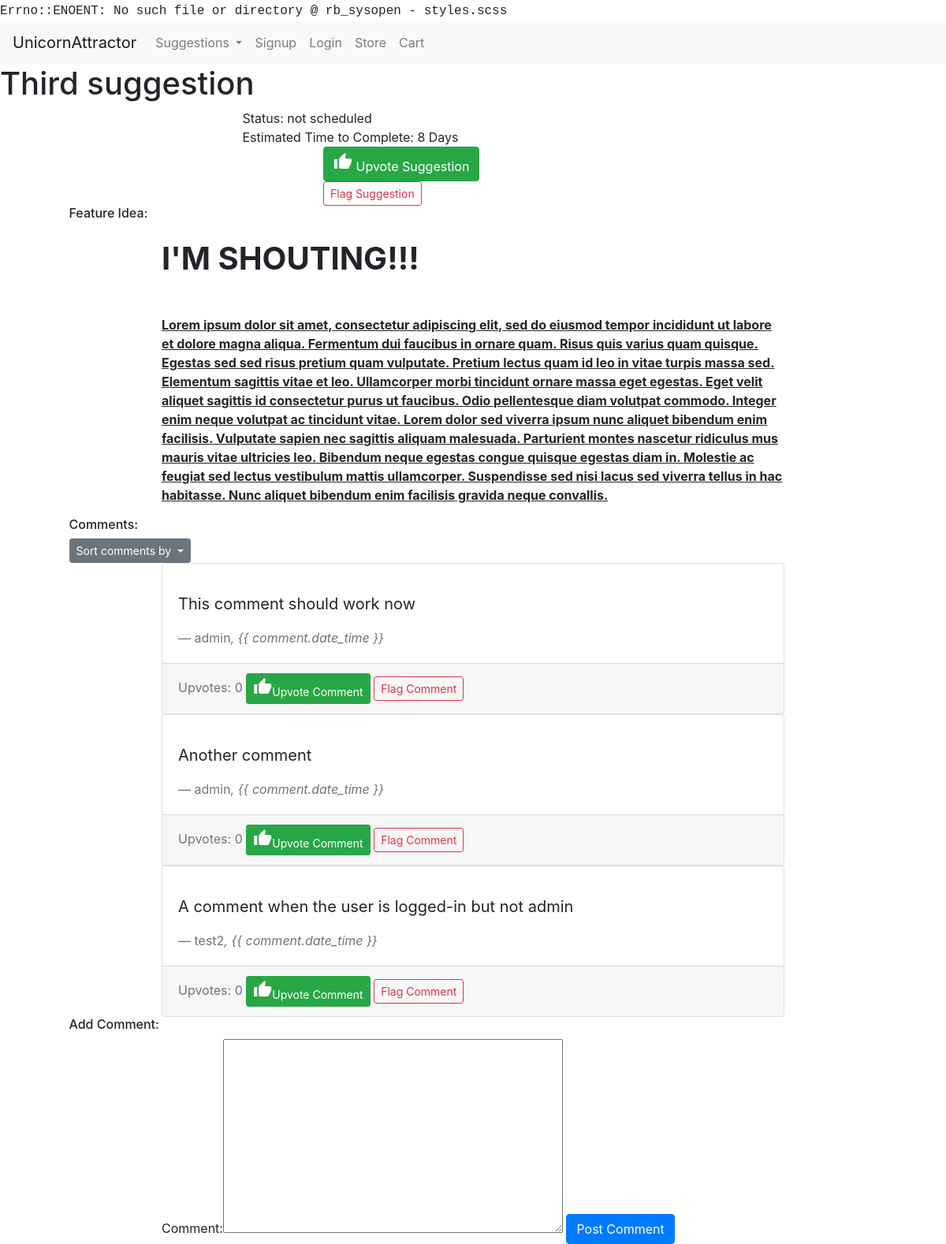
The page /suggestions/view/106 on the database its author committed.
### usersuggestions/models.py (models this page shows, shortened)
class Suggestion(models.Model):
    suggestion_choices = ((True, 'Feature'), (False, 'Bug Fix'))
    is_feature = models.BooleanField(blank=False, default=False, choices=suggestion_choices)
    user = models.ForeignKey(User, null=False, on_delete=models.PROTECT)
    title = models.CharField(max_length=200, blank=False)
    details = RichTextUploadingField()
    date_time = models.DateTimeField(auto_now_add=True)
    delay_submission = models.BooleanField(null=False, blank=True, default=False)

class SuggestionAdminPage(models.Model):
    status_choices = ((0, "not scheduled"), (1, "scheduled"), (2, "in progress"), (3, "completed"))
    priority_choices = ((0, "low"), (1, 'normal'), (2, 'high'))
    suggestion = models.ForeignKey(Suggestion, null=False, on_delete=models.CASCADE)
    status = models.PositiveSmallIntegerField(choices=status_choices, default=0)
    developer_assigned = models.ForeignKey(User, null=True, blank=True, on_delete=models.PROTECT)
    priority = models.PositiveSmallIntegerField(choices=priority_choices, null=True, blank=True, default=1)
    date_started = models.DateField(null=True, blank=True)
    estimated_days_to_complete = models.PositiveSmallIntegerField(null=True, blank=True)
    expected_completion_date = models.DateField(null=True, blank=True)
    date_completed = models.DateField(null=True, blank=True)
    in_current_voting_cycle = models.BooleanField(blank=False, default=True)
    github_branch = models.CharField(null=True, blank=True, max_length=50)
    was_successful = models.NullBooleanField(blank=True, null=True)
    current_winner = models.BooleanField(blank=False, default=False)

class Comment(models.Model):
    user = models.ForeignKey(User, null=False, on_delete=models.PROTECT)
    suggestion = models.ForeignKey(Suggestion, null=False, on_delete=models.CASCADE)
    admin_page_comment = models.BooleanField(blank=False, default=False)
    comment = RichTextUploadingField()
    date_time = models.DateTimeField(auto_now_add=True)

### accounts/models.py (models this page shows)
class User(AbstractUser):
    USERNAME_FIELD = "email"
    email = models.EmailField('email address', blank=False, unique=True)
    REQUIRED_FIELDS = []
    def __str__(self):
        return self.username

### usersuggestions/views.py (the view, shortened to what this page needs)
# urls.py: url(r'^view/(?P<id>\d+)/(?P<comment_sorting>[-\w]+)', view_suggestion, name="view_suggestion"),
def view_suggestion(request, id, comment_sorting="oldest"):
    coins_enabled = settings.COINS_ENABLED
    suggestion = get_object_or_404(Suggestion, id=id)
    suggestion_admin = get_object_or_404(SuggestionAdminPage, suggestion=suggestion)
    comments = return_public_suggestion_comments(suggestion, comment_sorting)
    form = CommentForm(initial={"user": request.user, "suggestion": suggestion})
    if coins_enabled and request.user.is_authenticated:
        price = get_coins_price("Upvote")
        user_coins = return_user_coins(request.user)
        minimum_coins = return_minimum_coins_purchase(price, user_coins)
        coin_options = return_all_store_coin_options()
    else:
        price = None
        user_coins = None
        minimum_coins = None
        coin_options = None
    if suggestion.is_feature:
        return render(request, "view_feature.html",
                      {"form": form, "comments": comments, "feature": suggestion, "coins_enabled": coins_enabled,
                       "price": price, "user_coins": user_coins, "minimum_coins": minimum_coins,
                       "coin_options": coin_options, "suggestion_admin": suggestion_admin})
    else:
        return render(request, "view_bug.html",
                      {"form": form, "comments": comments, "bug": suggestion, "coins_enabled": coins_enabled,
                       "suggestion_admin": suggestion_admin})

### usersuggestions/forms.py
class CommentForm(forms.ModelForm):
    class Meta:
        model = Comment
        exclude = ["date_time"]
        widgets = {"user": forms.HiddenInput(), "suggestion": forms.HiddenInput(),
                   "admin_page_comment": forms.HiddenInput()}

### market/cart.py (called while the page is built)
    def __len__(self):
        return sum(item['quantity'] for item in self.cart.values())

### market/contexts.py (called while the page is built)
def cart(request):
    return {'cart': Cart(request)}

def usercoins(request):
    if request.user.is_authenticated:
        user = request.user
        coins_amount = return_user_coins(user)
        return {"usercoins": coins_amount}
    else:
        return {"usercoins": None}

### usersuggestions/helpers.py (called while the page is built)
def return_public_suggestion_comments(suggestion, comment_sorting="oldest"):
    if comment_sorting == "oldest":
        comment_sorting = "date_time"
    elif comment_sorting == "newest":
        comment_sorting = "-date_time"
    else:
        comment_sorting = "-upvotes"
    return Comment.objects.filter(suggestion=suggestion, admin_page_comment=False).annotate(
        upvotes=Count("upvote")).annotate(comments=Count("comment")).order_by(comment_sorting)

### usersuggestions/templates/view_feature.html (shortened to what this page needs)
{% extends 'base.html' %} {% block title %} {{ feature.title }}{% endblock %} {% load bootstrap_tags %}  {% block content %}
<main id="view-suggestion">
    <h1 id="suggestion-title">{{ feature.title }}</h1>
    <div class="row admin-row">
        <div class="div-col col-xs-10 col-md-6 offset-xs-1 offset-md-3">
            <div id="admin-status"><span class="admin-key">  Status: </span>{{ suggestion_admin.get_status_display }}
            </div>
            <div id="admin-estimated-time"><span class="admin-key"> Estimated Time to Complete: </span>
            {% if not suggestion_admin.estimated_days_to_complete %}
            N/A
            {% else %}
            {{ suggestion_admin.estimated_days_to_complete }} Days
            {% endif %}
            </div>
        </div>
    </div>
    <div class="row btn-row">
        <div class="div-col col-xs-6 col-md-4 offset-xs-3 offset-md-4">
            {% if not coins_enabled %}
            <a class="btn btn-success" href="{% url 'upvote_suggestion' feature.id %}" role="button"> <i
                    class="material-icons"> thumb_up</i>
                Upvote Suggestion</a> {% else %}
            <button type="button" id="upvote" class="btn btn-success" data-toggle="modal" data-target="#upvoteModal">
                <i class="material-icons"> thumb_up</i>
                Upvote Suggestion
            </button>
            {% endif %}
        </div>
    </div>
    <div class="row btn-row">
        <div class="div-col col-xs-6 col-md-4 offset-xs-3 offset-md-4">
            <button type="button" class="btn btn-outline-danger btn-sm " data-toggle="modal"
                    data-target="#flagSuggestionModal">
                Flag Suggestion
            </button>
        </div>
    </div>
    <div class="row">
        <div class="offset-md-1">
            <h6 id="details-title">Feature Idea:</h6>
        </div>
    </div>
    <div class="row">
        <div class="div-col col-xs-12 col-md-8 offset-md-2">
            <div id="details-section">
                <p>{{ feature.details|safe }}</p>
            </div>
        </div>
    </div>
</main>
<footer id="suggestion-comments">
    <div id="comments">
        <div class="row">
            <div class="offset-md-1">
                <h6 class="comments-title">Comments:</h6>
            </div>
        </div>
        <div class="row">
            <div class="offset-md-1">
                <div class="btn-group" role="group">
                    <button id="orderCommentsButtonGroup" type="button" class="btn btn-sm btn-secondary dropdown-toggle"
                            data-toggle="dropdown" aria-haspopup="true" aria-expanded="false">
                        Sort comments by
                    </button>
                </div>
            </div>
        </div>
        {% for comment in comments %}
        <div class="row">
            <div class="div-col col-xs-12 col-md-8 offset-md-2">
                <div id="{{ comment.id }}" class="card">
                    <div class="card-body">
                        <blockquote class="blockquote mb-0">
                            <p>{{ comment.comment|safe }}</p>
                            <footer class="blockquote-footer">{{ comment.user }}<cite title="Source Title">, {{
                                comment.date_time }}</cite></footer>
                        </blockquote>
                    </div>
                    <div class="card-footer text-muted">
                        Upvotes: {{ comment.upvotes }} <a class="btn btn-sm upvote-btn btn-success  "
                                                          href="{% url 'upvote_comment' comment.id %}" role="button">
                        <i class="material-icons">thumb_up</i>Upvote Comment</a>
                        <button type="button" class="btn flag-btn btn-outline-danger btn-sm" data-toggle="modal"
                                data-target="#flagCommentModal">
                            Flag Comment
                        </button>
                    </div>
                </div>
            </div>
        </div>
        {% endfor %}
    </div>
    <div class="row">
        <div class="offset-md-1">
            <h6 class="comments-title add-comment">Add Comment:</h6>
        </div>
    </div>
    <div class="row">
        <div class="div-col col-xs-10 col-md-8 offset-xs-1 offset-md-2">
            <form method="POST">
                {{ form|as_bootstrap }} {% csrf_token %}
                <input type="submit" class="btn btn-primary" value="Post Comment" name="postComment">
            </form>
        </div>
    </div>
</footer>
{% endblock %}

### styles.css (style rules this page uses)
body:before { white-space: pre; font-family: monospace; content: "Errno::ENOENT: No such file or directory @ rb_sysopen - styles.scss"; }

### rows shown on the page
Suggestion: title "Third suggestion", details "I'M SHOUTING!!! Lorem ipsum dolor sit amet, consectetur adipiscing elit, sed do eiusmod tempor incididunt ut labore et dolore magna aliqua. Fermentum dui faucibus in ornare quam. Risus quis varius quam quisque. Egestas sed sed risus pretium quam vulputate. Pretium lectus quam id leo in vitae turpis massa sed. Elementum sagittis vitae et leo. Ullamcorper morbi tincidunt ornare massa eget egestas. Eget velit aliquet sagittis id consectetur purus ut faucibus. Odio pellentesque diam volutpat commodo. Integer enim neque volutpat ac tincidunt vitae. Lorem dolor sed viverra ipsum nunc aliquet bibendum enim facilisis. Vulputate sapien nec sagittis aliquam malesuada. Parturient montes nascetur…"
SuggestionAdminPage: status "not scheduled", estimated_days_to_complete "8"
Comment: comment "This comment should work now", user "admin", upvotes "0"
Comment: comment "Another comment", user "admin", upvotes "0"
Comment: comment "A comment when the user is logged-in but not admin", user "test2", upvotes "0"
